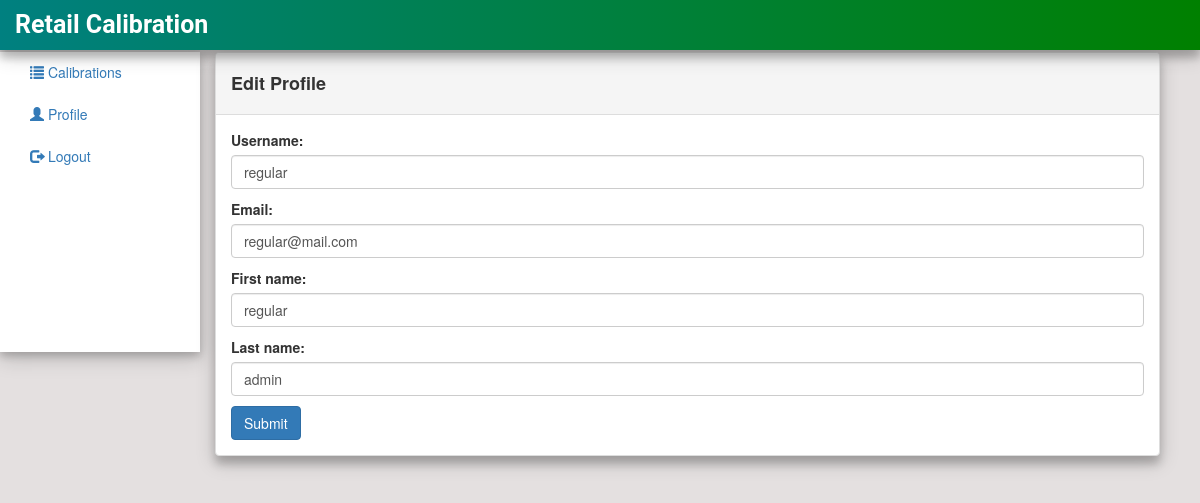
Page /profile/edit (signed in) on the committed database.
### calibrate/models.py (models this page shows, shortened)
class User(AbstractUser):
    is_regularAdmin = models.BooleanField(default=False)
    is_adminStaff = models.BooleanField(default=False)
    is_superAdmin = models.BooleanField(default = False)

### calibrate/views.py (the view)
# urls.py: path('profile/edit', views.edit_profile, name='edit_profile'),
@login_required
def edit_profile(request):
    if request.method == 'POST':
        form = EditProfileForm(request.POST, instance = request.user)
        if form.is_valid():
            form.save()
            return redirect('profile')
    else:
        form = EditProfileForm(instance = request.user)
        args = {'form':form}
        return render(request, 'registration/edit_profile.html', args)

### calibration/forms.py
class EditProfileForm(UserChangeForm):
    username = forms.CharField(widget=forms.TextInput(
        attrs={
            'class': 'form-control',
        }
    ))
    email = forms.EmailField(widget=forms.EmailInput(
        attrs={
            'class': 'form-control',
        }
    ))
    first_name = forms.CharField(widget=forms.TextInput(
        attrs={
            'class': 'form-control',
        }
    ))
    last_name = forms.CharField(widget=forms.TextInput(
        attrs={
            'class': 'form-control',
        }
    ))
    password = forms.CharField(widget=forms.HiddenInput())
    class Meta:
        model = User
        fields = (
            'username',
            'email',
            'first_name',
            'last_name',
            'password'
         )

### templates/registration/edit_profile.html
{% extends 'calibrate/base.html' %} {% block content%}
<div class="col-sm-10">
    <div class="panel panel-default">
        <div class="panel-heading">
            <h4><strong>Edit Profile</strong></h4>
        </div>
        <div class="panel-body">
            <form method="post">
                {% csrf_token %} {{ form.as_p }}
                <input type="submit" class="btn btn-primary" value="Submit">
            </form>
        </div>
    </div>
    {% endblock %}

### calibrate/static/css/mystyle.css (style rules this page uses)
.panel { box-shadow: 0 8px 8px 0 rgba(0, 0, 0, 0.19), 0 6px 20px 0 rgba(0, 0, 0, 0.19); margin-top: 52px; }

### rows in the picture
User: username "regular", email "regular@mail.com", first_name "regular", last_name "admin"
